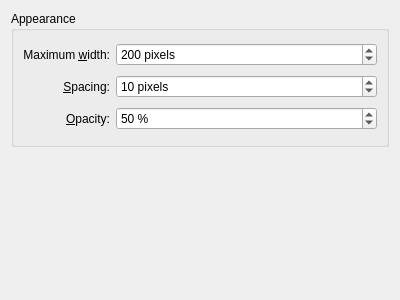
<?xml version="1.0" encoding="UTF-8"?>
<ui version="4.0">
 <class>KWin::ThumbnailAsideEffectConfigForm</class>
 <widget class="QWidget" name="KWin::ThumbnailAsideEffectConfigForm">
  <property name="geometry">
   <rect>
    <x>0</x>
    <y>0</y>
    <width>400</width>
    <height>300</height>
   </rect>
  </property>
  <layout class="QVBoxLayout">
   <item>
    <widget class="QGroupBox" name="groupBox">
     <property name="title">
      <string>Appearance</string>
     </property>
     <layout class="QGridLayout" name="gridLayout">
      <item row="0" column="0">
       <widget class="QLabel" name="label">
        <property name="text">
         <string>Maximum &amp;width:</string>
        </property>
        <property name="alignment">
         <set>Qt::AlignRight|Qt::AlignTrailing|Qt::AlignVCenter</set>
        </property>
        <property name="buddy">
         <cstring>kcfg_MaxWidth</cstring>
        </property>
       </widget>
      </item>
      <item row="1" column="0">
       <widget class="QLabel" name="label_2">
        <property name="text">
         <string>&amp;Spacing:</string>
        </property>
        <property name="alignment">
         <set>Qt::AlignRight|Qt::AlignTrailing|Qt::AlignVCenter</set>
        </property>
        <property name="buddy">
         <cstring>kcfg_Spacing</cstring>
        </property>
       </widget>
      </item>
      <item row="1" column="1">
       <widget class="KIntSpinBox" name="kcfg_Spacing">
        <property name="sizePolicy">
         <sizepolicy hsizetype="Expanding" vsizetype="Fixed">
          <horstretch>0</horstretch>
          <verstretch>0</verstretch>
         </sizepolicy>
        </property>
        <property name="suffix">
         <string> pixels</string>
        </property>
        <property name="maximum">
         <number>30</number>
        </property>
        <property name="value">
         <number>10</number>
        </property>
       </widget>
      </item>
      <item row="2" column="0">
       <widget class="QLabel" name="label_3">
        <property name="text">
         <string>&amp;Opacity:</string>
        </property>
        <property name="alignment">
         <set>Qt::AlignRight|Qt::AlignTrailing|Qt::AlignVCenter</set>
        </property>
        <property name="buddy">
         <cstring>kcfg_Opacity</cstring>
        </property>
       </widget>
      </item>
      <item row="2" column="1">
       <widget class="KIntSpinBox" name="kcfg_Opacity">
        <property name="sizePolicy">
         <sizepolicy hsizetype="Expanding" vsizetype="Fixed">
          <horstretch>0</horstretch>
          <verstretch>0</verstretch>
         </sizepolicy>
        </property>
        <property name="suffix">
         <string> %</string>
        </property>
        <property name="maximum">
         <number>100</number>
        </property>
        <property name="value">
         <number>50</number>
        </property>
       </widget>
      </item>
      <item row="0" column="1">
       <widget class="QSpinBox" name="kcfg_MaxWidth">
        <property name="sizePolicy">
         <sizepolicy hsizetype="Expanding" vsizetype="Fixed">
          <horstretch>0</horstretch>
          <verstretch>0</verstretch>
         </sizepolicy>
        </property>
        <property name="suffix">
         <string> pixels</string>
        </property>
        <property name="maximum">
         <number>9999</number>
        </property>
        <property name="value">
         <number>200</number>
        </property>
       </widget>
      </item>
     </layout>
    </widget>
   </item>
   <item>
    <widget class="KWin::GlobalShortcutsEditor" name="editor" native="true"/>
   </item>
  </layout>
 </widget>
 <customwidgets>
  <customwidget>
   <class>KIntSpinBox</class>
   <extends>QSpinBox</extends>
   <header>knuminput.h</header>
  </customwidget>
  <customwidget>
   <class>KWin::GlobalShortcutsEditor</class>
   <extends>QWidget</extends>
   <header location="global">kwineffects.h</header>
   <container>1</container>
  </customwidget>
 </customwidgets>
 <connections/>
</ui>
